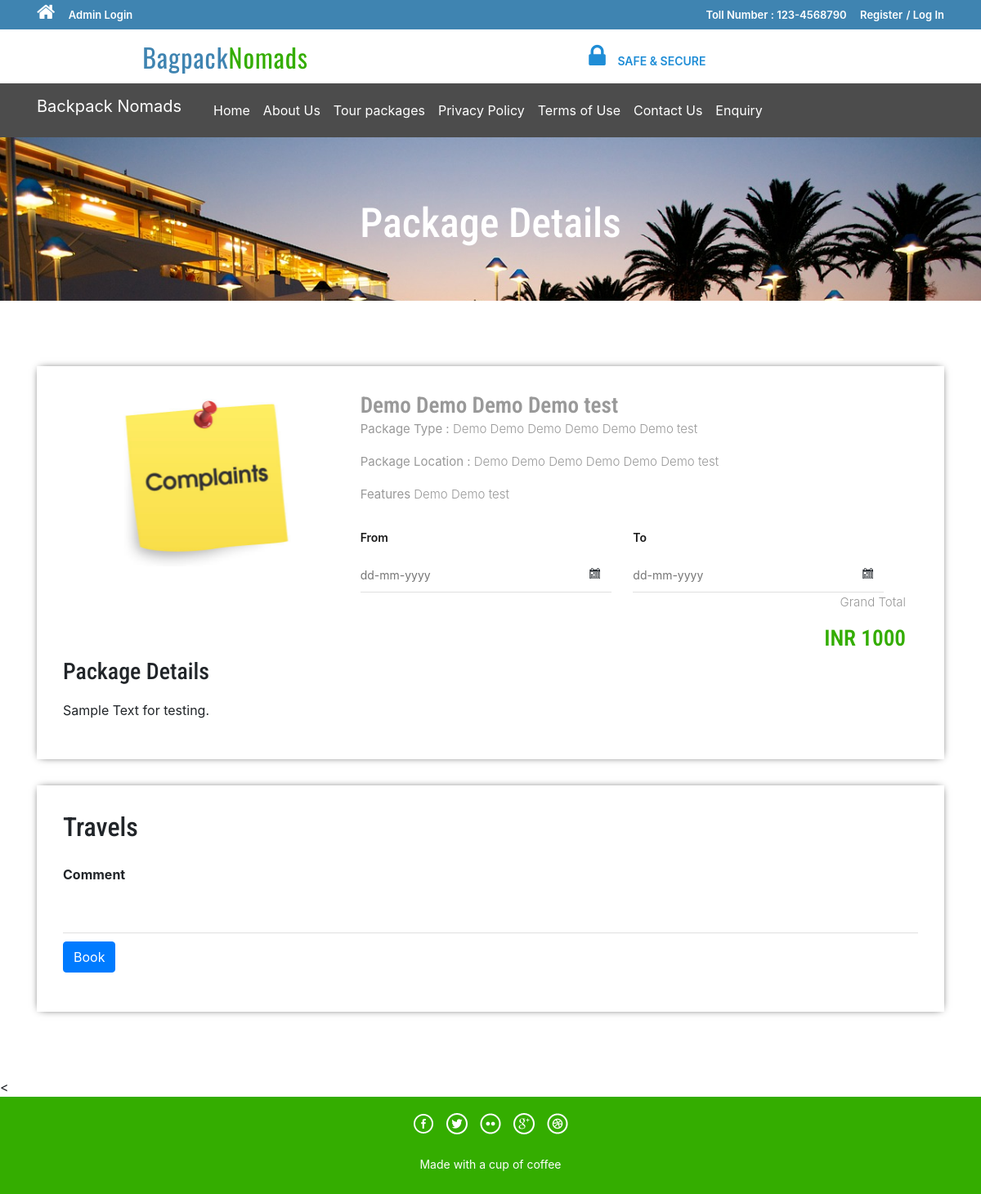
The page /package-details.php?pkgid=3 on the database its author committed.
### tables this page shows
CREATE TABLE `tbltourpackages` (
  `PackageId` int(11) NOT NULL,
  `PackageName` varchar(200) DEFAULT NULL,
  `PackageType` varchar(150) DEFAULT NULL,
  `PackageLocation` varchar(100) DEFAULT NULL,
  `PackagePrice` int(11) DEFAULT NULL,
  `PackageFetures` varchar(255) DEFAULT NULL,
  `PackageDetails` mediumtext DEFAULT NULL,
  `PackageImage` varchar(100) DEFAULT NULL,
  `Creationdate` timestamp NULL DEFAULT current_timestamp(),
  `UpdationDate` timestamp NULL DEFAULT NULL ON UPDATE current_timestamp()
);

### package-details.php (the view, shortened to what this page needs)
<?php
include('includes/config.php');
?>
<!DOCTYPE HTML>
<html>
<head>
<link href="css/bootstrap.css" rel='stylesheet' type='text/css' />
<link href="css/style.css" rel='stylesheet' type='text/css' />
<link href="css/home.css" rel='stylesheet' type='text/css' /><link rel="stylesheet" href="https://cdn.jsdelivr.net/npm/bootstrap@4.5.3/dist/css/bootstrap.min.css">
<link href="css/font-awesome.css" rel="stylesheet">
<link href="css/animate.css" rel="stylesheet" type="text/css" media="all">
<link rel="stylesheet" href="css/jquery-ui.css" />
</head>
<body>
<?php include('includes/header.php');?>
<div class="banner-3">
	<div class="container">
		<h1 class="wow zoomIn animated animated" data-wow-delay=".5s" style="visibility: visible; animation-delay: 0.5s; animation-name: zoomIn;">Package Details</h1>
	</div>
</div>
<div class="selectroom">
	<div class="container">
<?php
$pid=intval($_GET['pkgid']);
$sql = "SELECT * from tbltourpackages where PackageId=:pid";
$query = $dbh->prepare($sql);
$query -> bindParam(':pid', $pid, PDO::PARAM_STR);
$query->execute();
$results=$query->fetchAll(PDO::FETCH_OBJ);
if($query->rowCount() > 0)
{
foreach($results as $result)
{	?>
<form name="book" method="post">
		<div class="selectroom_top">
			<div class="col-md-4 selectroom_left wow fadeInLeft animated" data-wow-delay=".5s">
				<img src="admin/pacakgeimages/<?php echo htmlentities($result->PackageImage);?>" class="img-responsive" alt="">
			</div>
			<div class="col-md-8 selectroom_right wow fadeInRight animated" data-wow-delay=".5s">
				<h2><?php echo htmlentities($result->PackageName);?></h2>
				<p><b>Package Type :</b> <?php echo htmlentities($result->PackageType);?></p>
				<p><b>Package Location :</b> <?php echo htmlentities($result->PackageLocation);?></p>
					<p><b>Features</b> <?php echo htmlentities($result->PackageFetures);?></p>
					<div class="ban-bottom">
				<div class="bnr-right">
				<label class="inputLabel">From</label>
				<input class="date" id="datepicker" type="text" placeholder="dd-mm-yyyy"  name="fromdate" required="">
			</div>
			<div class="bnr-right">
				<label class="inputLabel">To</label>
				<input class="date" id="datepicker1" type="text" placeholder="dd-mm-yyyy" name="todate" required="">
			</div>
			</div>
				<div class="grand">
					<p>Grand Total</p>
					<h3>INR <?php echo htmlentities($result->PackagePrice);?></h3>
				</div>
			</div>
		<h3>Package Details</h3>
				<p style="padding-top: 1%"><?php echo htmlentities($result->PackageDetails);?> </p>
		</div>
		<div class="selectroom_top">
			<h2>Travels</h2>
			<div class="selectroom-info animated wow fadeInUp animated" data-wow-duration="1200ms" data-wow-delay="500ms" style="visibility: visible; animation-duration: 1200ms; animation-delay: 500ms; animation-name: fadeInUp; margin-top: -70px">
				<ul>
					<li class="spe">
						<label class="inputLabel">Comment</label>
						<input class="special" type="text" name="comment" required="">
					</li>
					<?php if($_SESSION['login'])
					{?>
						<li class="spe" align="center">
					<button type="submit" name="submit2" class="btn-primary btn">Book</button>
						</li>
						<?php } else {?>
							<li class="sigi" align="center" style="margin-top: 1%">
							<a href="#" data-toggle="modal" data-target="#myModal4" class="btn-primary btn" > Book</a></li>
							<?php } ?>
				</ul>
			</div>
		</div>
		</form>
<?php }} ?>
	</div>
</div>
<
<?php include('includes/footer.php');?>
</body>
</html>

### css/style.css (style rules this page uses)
html, body { font-size: 100%; background: #fff; font-family: "Open Sans", sans-serif; }
body a, .grid_1, plan_1, plan_1.one, plan_1.two, i.icon1, i.icon2, i.icon3, i.icon4, i.icon5, i.icon6 { transition: 0.5s all; -webkit-transition: 0.5s all; -moz-transition: 0.5s all; -o-transition: 0.5s all; -ms-transition: 0.5s all; }
h1, h2, h3, h4, h5, h6 { margin: 0; font-family: "Roboto Condensed", sans-serif; }
p { margin: 0; }
ul { margin: 0; padding: 0; }
label { margin: 0; }
.bnr-right input[type="text"] { width: 95%; color: #9e9e9e; outline: none; font-size: 14px; padding: 10px 10px; border: 1px solid #9e9e9e; -webkit-appearance: none; margin-top: 10px; }
.date { background: url(../images/date-icon.png) no-repeat 95.5% 45% #fff; cursor: pointer; }
.ban-top .inputLabel, .ban-bottom .inputLabel { display: block; font-weight: 600; font-size: 14px; margin-bottom: 5px; color: #191919; }
.bnr-right { float: left; width: 50%; }
.ban-bottom { margin-top: 30px; }
.banner-3 { background: url(../images/6.jpg) no-repeat; background-size: cover; -webkit-background-size: cover; -o-background-size: cover; -ms-background-size: cover; -moz-background-size: cover; min-height: 200px; }
.banner-3 h1 { font-size: 50px; margin-bottom: 40px; padding: 1.5em 0 0; text-align: center; color: #fff; }
.selectroom { padding: 5em 0 3em; }
.selectroom_top { padding: 2em; box-shadow: 0px 0px 10px -4px #000; margin-bottom: 2em; }
.grand { text-align: right; }
.selectroom_right h2 { font-size: 1.7em; color: #999; font-weight: 600; margin: 0; }
.selectroom_right h3 { font-size: 1.7em; font-weight: 600; color: #34ad00; }
.selectroom_right p { font-size: 15px; line-height: 1.6em; font-weight: 300; color: #999; }
.selectroom-info li { display: inline-block; float: left; }
.selectroom input[type="text"] { width: 92%; color: #9e9e9e; outline: none; font-size: 14px; padding: 10px 0px; border: none; border-bottom: 1px solid rgba(0, 0, 0, 0.12); -webkit-appearance: none; margin-top: 10px; }
.selectroom-info ul { margin-top: 3em; }
li.spe { width: 100%; margin-top: 3em; }
li.spe input[type="text"] { width: 100%; }

### rows shown on the page
tbltourpackages: PackageImage (picture), PackageName "Demo Demo Demo Demo test", PackageType "Demo Demo Demo Demo Demo Demo test", PackageLocation "Demo Demo Demo Demo Demo Demo test", PackageFetures "Demo Demo test", PackagePrice "1000", PackageDetails "Sample Text for testing."
